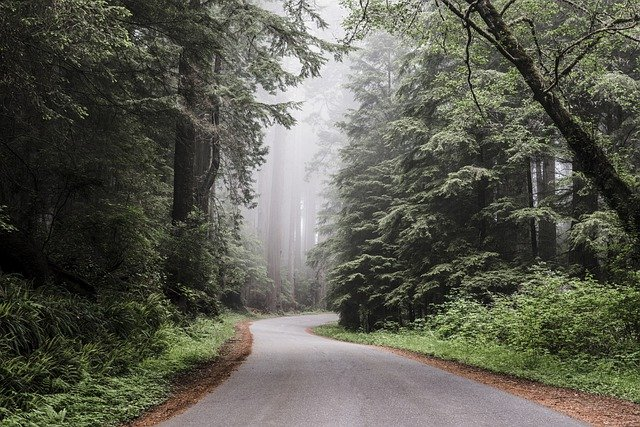
#> input picture sample.jpg, 640 x 427 px
$ python main.py
#> lines starting #> are read from the running program, lines starting #| are printed output that depends on the picture
import cv2
import sys

# imread : 画像ファイルを読み込んで、多次元配列(numpy.ndarray)にする。
# imreadについて : https://kuroro.blog/python/wqh9VIEmRXS4ZAA7C4wd/
# 第一引数 : 画像のファイルパス
# 戻り値 : 行 x 列 x 色の三次元配列(numpy.ndarray)が返される。
img = cv2.imread('sample.jpg')
#> img is the input picture: shape (427, 640, 3); mean B, G, R 79.9, 91.5, 91

# 画像ファイルが正常に読み込めなかった場合、プログラムを終了する。
if img is None:
    sys.exit("Could not read the image.")

# cvtColor　: 画像の色空間(色)の変更を行う関数。
# 第一引数 : 多次元配列(numpy.ndarray)
# 第二引数 : 変更前の画像の色空間(色)と、変更後の画像の色空間(色)を示す定数を設定。
# 第二引数で設定できる定数に関しては、公式ドキュメントを参照 : https://docs.opencv.org/3.4.0/d7/d1b/group__imgproc__misc.html#ga4e0972be5de079fed4e3a10e24ef5ef0
# ※ imread関数から返される色空間(色)の形式は、BGR(Blue, Green, Red)形式であることに注意する。
# cv2.COLOR_BGR2GRAY : BGR(Blue, Green, Red)形式の色空間(色)を持つ画像をグレースケールする。
# グレースケールとは? : https://www.shinkohsha.co.jp/blog/monochrome-shirokuro-grayscale/
# 戻り値 : 多次元配列(numpy.ndarray)
img = cv2.cvtColor(img, cv2.COLOR_BGR2GRAY)
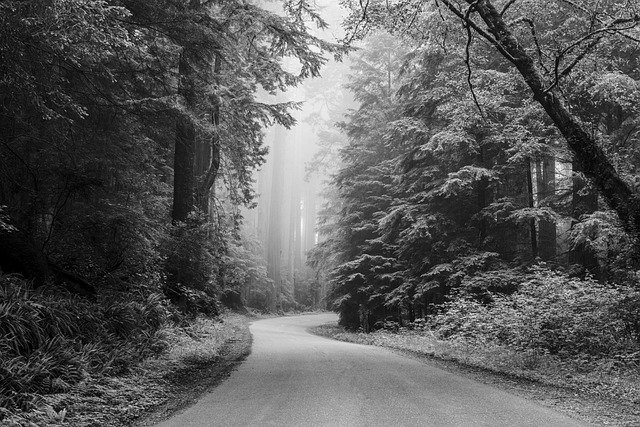
#> img: shape (427, 640); min 0, max 255, mean 90.1

# imwrite : 画像の保存を行う関数
# 第一引数 : 保存先の画像ファイル名
# 第二引数 : 多次元配列(numpy.ndarray)
# <第二引数の例>
# [
# [
# [234 237 228]
# ...
# [202 209 194]
# ]
# [
# [10 27 16]
# ...
# [36 67 46]
# ]
# [
# [34 51 40]
# ...
# [50 81 60]
# ]
# ]
# imwriteについて : https://kuroro.blog/python/i0tNE1Mp8aEz8Z7n6Ggg/
cv2.imwrite('output.jpg', img)
